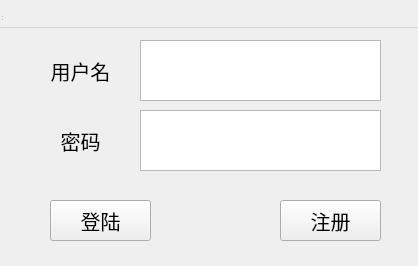
<?xml version="1.0" encoding="UTF-8"?>
<ui version="4.0">
 <class>Login</class>
 <widget class="Login" name="Login">
  <property name="geometry">
   <rect>
    <x>0</x>
    <y>0</y>
    <width>418</width>
    <height>266</height>
   </rect>
  </property>
  <property name="windowTitle">
   <string>用户登陆</string>
  </property>
  <widget class="QWidget" name="centralWidget" native="true">
   <property name="geometry">
    <rect>
     <x>0</x>
     <y>0</y>
     <width>421</width>
     <height>271</height>
    </rect>
   </property>
   <widget class="QTextEdit" name="textEditUsername">
    <property name="geometry">
     <rect>
      <x>140</x>
      <y>40</y>
      <width>241</width>
      <height>61</height>
     </rect>
    </property>
    <property name="font">
     <font>
      <pointsize>15</pointsize>
     </font>
    </property>
   </widget>
   <widget class="QTextEdit" name="textEditPasswd">
    <property name="geometry">
     <rect>
      <x>140</x>
      <y>110</y>
      <width>241</width>
      <height>61</height>
     </rect>
    </property>
    <property name="font">
     <font>
      <pointsize>15</pointsize>
     </font>
    </property>
   </widget>
   <widget class="QLabel" name="labeluserUsername">
    <property name="geometry">
     <rect>
      <x>10</x>
      <y>50</y>
      <width>141</width>
      <height>41</height>
     </rect>
    </property>
    <property name="font">
     <font>
      <pointsize>15</pointsize>
     </font>
    </property>
    <property name="text">
     <string>用户名</string>
    </property>
    <property name="alignment">
     <set>Qt::AlignCenter</set>
    </property>
    <property name="buddy">
     <cstring>textEditUsername</cstring>
    </property>
   </widget>
   <widget class="QLabel" name="labelpassword">
    <property name="geometry">
     <rect>
      <x>10</x>
      <y>120</y>
      <width>141</width>
      <height>41</height>
     </rect>
    </property>
    <property name="font">
     <font>
      <pointsize>15</pointsize>
     </font>
    </property>
    <property name="text">
     <string>密码</string>
    </property>
    <property name="alignment">
     <set>Qt::AlignCenter</set>
    </property>
    <property name="buddy">
     <cstring>textEditPasswd</cstring>
    </property>
   </widget>
   <widget class="QPushButton" name="pushButtonRegister">
    <property name="geometry">
     <rect>
      <x>280</x>
      <y>200</y>
      <width>101</width>
      <height>41</height>
     </rect>
    </property>
    <property name="font">
     <font>
      <pointsize>15</pointsize>
     </font>
    </property>
    <property name="text">
     <string>注册</string>
    </property>
   </widget>
   <widget class="QPushButton" name="pushButtonLogin">
    <property name="geometry">
     <rect>
      <x>50</x>
      <y>200</y>
      <width>101</width>
      <height>41</height>
     </rect>
    </property>
    <property name="font">
     <font>
      <pointsize>15</pointsize>
     </font>
    </property>
    <property name="text">
     <string>登陆</string>
    </property>
   </widget>
  </widget>
  <widget class="QMenuBar" name="menuBar">
   <property name="geometry">
    <rect>
     <x>0</x>
     <y>0</y>
     <width>418</width>
     <height>28</height>
    </rect>
   </property>
  </widget>
  <widget class="QToolBar" name="mainToolBar">
   <property name="geometry">
    <rect>
     <x>0</x>
     <y>0</y>
     <width>8</width>
     <height>17</height>
    </rect>
   </property>
  </widget>
  <widget class="QStatusBar" name="statusBar">
   <property name="geometry">
    <rect>
     <x>0</x>
     <y>0</y>
     <width>3</width>
     <height>22</height>
    </rect>
   </property>
  </widget>
 </widget>
 <layoutdefault spacing="6" margin="11"/>
 <customwidgets>
  <customwidget>
   <class>Login</class>
   <extends>QWidget</extends>
   <header>login.h</header>
   <container>1</container>
  </customwidget>
 </customwidgets>
 <resources/>
 <connections/>
</ui>
